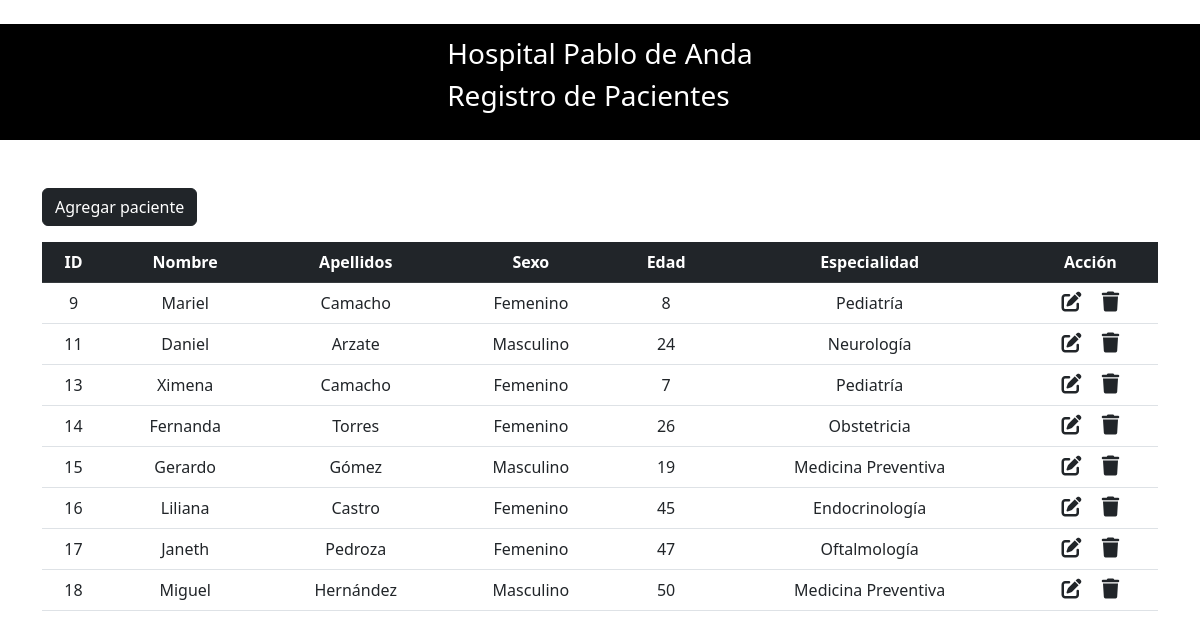
The page / on the database its author committed.
### tables this page shows
CREATE TABLE `datos_pacientes` (
  `id` int(100) NOT NULL,
  `nombre` varchar(100) NOT NULL,
  `apellidos` varchar(100) NOT NULL,
  `sexo` varchar(10) NOT NULL,
  `edad` int(2) NOT NULL,
  `especialidad` varchar(100) NOT NULL
);

### index.php (the view, shortened to what this page needs)
<!doctype html>
<html lang="en">
<head>
  <link rel="stylesheet" href="https://cdn.jsdelivr.net/npm/bootstrap@5.2.0/dist/css/bootstrap.min.css"
>
    <link rel="stylesheet" href="https://cdnjs.cloudflare.com/ajax/libs/font-awesome/6.2.0/css/all.min.css"
 />
</head>
<body>
    <nav class="navbar navbar-light justify-content-center fs-3 mb-5" style="background-color:  #000000"  >
    <p style="color: #ffffff">
        Hospital Pablo de Anda <br> Registro de Pacientes </p>
    </nav>
    <div class="container">
        <a href="add_new.php" class="btn btn-dark mb-3">Agregar paciente</a>
        <table class="table table-hover text-center">
            <thead class="table-dark">
                <tr>
                <th scope="col">ID</th>
                <th scope="col">Nombre</th>
                <th scope="col">Apellidos</th>
                <th scope="col">Sexo</th>
                <th scope="col">Edad</th>
                <th scope="col">Especialidad</th>
                <th scope="col">Acción</th>
                </tr>
            </thead>
            <tbody>
                <?php
                    include "db.php";
                    $sql = "SELECT * FROM `datos_pacientes`";
                    $result = mysqli_query($conn, $sql);
                    while($row = mysqli_fetch_assoc($result)){
                        ?>
                        <tr>
                            <td><?php echo $row['id']?></td>
                            <td><?php echo $row['nombre']?></td>
                            <td><?php echo $row['apellidos']?></td>
                            <td><?php echo $row['sexo']?></td>
                            <td><?php echo $row['edad']?></td>
                            <td><?php echo $row['especialidad']?></td>
                            <td>
                                <a href="edit.php?id=<?php echo $row['id']?>" class="link-dark"><i class="fa-solid fa-pen-to-square fs-5 me-3"></i></a>
                                <a href="delete.php?id=<?php echo $row['id']?>" class="link-dark"><i class="fa-solid fa-trash fs-5"></i></a>
                            </td>
                        </tr>
                        <?php
                    }
                ?>
            </tbody>
            </table>
</body>
</html>

### rows shown on the page
datos_pacientes: id "9", nombre "Mariel", apellidos "Camacho", sexo "Femenino", edad "8", especialidad "Pediatría"
datos_pacientes: id "11", nombre "Daniel", apellidos "Arzate", sexo "Masculino", edad "24", especialidad "Neurología"
datos_pacientes: id "13", nombre "Ximena", apellidos "Camacho", sexo "Femenino", edad "7", especialidad "Pediatría"
datos_pacientes: id "14", nombre "Fernanda", apellidos "Torres", sexo "Femenino", edad "26", especialidad "Obstetricia"
datos_pacientes: id "15", nombre "Gerardo", apellidos "Gómez", sexo "Masculino", edad "19", especialidad "Medicina Preventiva"
datos_pacientes: id "16", nombre "Liliana", apellidos "Castro", sexo "Femenino", edad "45", especialidad "Endocrinología"
datos_pacientes: id "17", nombre "Janeth", apellidos "Pedroza", sexo "Femenino", edad "47", especialidad "Oftalmología"
datos_pacientes: id "18", nombre "Miguel", apellidos "Hernández", sexo "Masculino", edad "50", especialidad "Medicina Preventiva"
